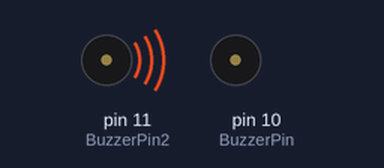
This sketch was run on a simulated Arduino Uno, built with avr-gcc and run on an emulated ATmega328P. Parts: buzzer (waves = sounding, pin HIGH). Pins used as bus, display or sensor lines are not drawn.

Above: at 0.1 s.
Timing chart, 0 to 1.6 s (numbered marks = the images above):
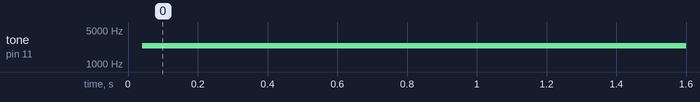

The sketch:

PiezoBuzzer.ino
```cpp
int BuzzerPin = 10;
int BuzzerPin2 = 11;
void setup() {
  // put your setup code here, to run once:
  pinMode(BuzzerPin,OUTPUT);//set output mode
  pinMode(BuzzerPin2,OUTPUT);
}

void loop() {
  // put your main code here, to run repeatedly:
  digitalWrite(BuzzerPin,HIGH);//Buzzer 1 high
  digitalWrite(BuzzerPin2,LOW);//Buzzer 2 LOW
  delayMicroseconds(200); //delay .2 ms
  digitalWrite(BuzzerPin,LOW);//Buzzer 1 low

  digitalWrite(BuzzerPin2,HIGH);//Buzzer 2 high
  delayMicroseconds(200);//delay .2 ms
}
```

Measured:
- by itself, tone on pin 11 (BuzzerPin2): silent → 2380 Hz at 0.04 s
